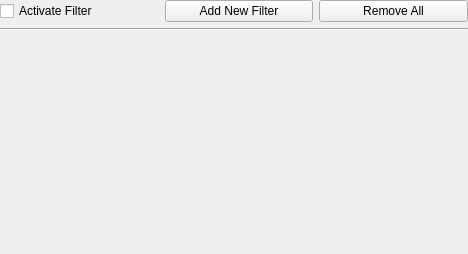
<?xml version="1.0" encoding="UTF-8"?>
<ui version="4.0">
 <class>CBlobFilterParamsGuiComp</class>
 <widget class="QWidget" name="CBlobFilterParamsGuiComp">
  <property name="geometry">
   <rect>
    <x>0</x>
    <y>0</y>
    <width>468</width>
    <height>254</height>
   </rect>
  </property>
  <layout class="QVBoxLayout" name="verticalLayout">
   <property name="leftMargin">
    <number>0</number>
   </property>
   <property name="topMargin">
    <number>0</number>
   </property>
   <property name="rightMargin">
    <number>0</number>
   </property>
   <property name="bottomMargin">
    <number>0</number>
   </property>
   <item>
    <layout class="QHBoxLayout" name="horizontalLayout">
     <item>
      <widget class="QCheckBox" name="ActivateFilterCheckBox">
       <property name="sizePolicy">
        <sizepolicy hsizetype="Preferred" vsizetype="Fixed">
         <horstretch>0</horstretch>
         <verstretch>0</verstretch>
        </sizepolicy>
       </property>
       <property name="text">
        <string>Activate Filter</string>
       </property>
      </widget>
     </item>
     <item>
      <spacer name="horizontalSpacer">
       <property name="orientation">
        <enum>Qt::Horizontal</enum>
       </property>
       <property name="sizeType">
        <enum>QSizePolicy::Preferred</enum>
       </property>
       <property name="sizeHint" stdset="0">
        <size>
         <width>10</width>
         <height>20</height>
        </size>
       </property>
      </spacer>
     </item>
     <item>
      <widget class="QPushButton" name="AddFilterButton">
       <property name="sizePolicy">
        <sizepolicy hsizetype="Preferred" vsizetype="Fixed">
         <horstretch>0</horstretch>
         <verstretch>0</verstretch>
        </sizepolicy>
       </property>
       <property name="text">
        <string>Add New Filter</string>
       </property>
       <property name="icon">
        <iconset resource="../../../Acf/Include/iqtgui/iqtgui.qrc">
         <normaloff>:/Icons/Add</normaloff>:/Icons/Add</iconset>
       </property>
      </widget>
     </item>
     <item>
      <widget class="QPushButton" name="RemoveAllButton">
       <property name="sizePolicy">
        <sizepolicy hsizetype="Preferred" vsizetype="Fixed">
         <horstretch>0</horstretch>
         <verstretch>0</verstretch>
        </sizepolicy>
       </property>
       <property name="text">
        <string>Remove All</string>
       </property>
       <property name="icon">
        <iconset resource="../../../Acf/Include/iqtgui/iqtgui.qrc">
         <normaloff>:/Icons/Delete</normaloff>:/Icons/Delete</iconset>
       </property>
      </widget>
     </item>
    </layout>
   </item>
   <item>
    <widget class="Line" name="line_2">
     <property name="orientation">
      <enum>Qt::Horizontal</enum>
     </property>
    </widget>
   </item>
   <item>
    <widget class="QScrollArea" name="FilterArea">
     <property name="sizePolicy">
      <sizepolicy hsizetype="Expanding" vsizetype="MinimumExpanding">
       <horstretch>0</horstretch>
       <verstretch>0</verstretch>
      </sizepolicy>
     </property>
     <property name="frameShape">
      <enum>QFrame::NoFrame</enum>
     </property>
     <property name="frameShadow">
      <enum>QFrame::Sunken</enum>
     </property>
     <property name="horizontalScrollBarPolicy">
      <enum>Qt::ScrollBarAlwaysOff</enum>
     </property>
     <property name="widgetResizable">
      <bool>true</bool>
     </property>
     <property name="alignment">
      <set>Qt::AlignLeading|Qt::AlignLeft|Qt::AlignTop</set>
     </property>
     <widget class="QWidget" name="FilterHolder">
      <property name="geometry">
       <rect>
        <x>0</x>
        <y>0</y>
        <width>468</width>
        <height>206</height>
       </rect>
      </property>
      <layout class="QVBoxLayout" name="verticalLayout_4">
       <property name="leftMargin">
        <number>2</number>
       </property>
       <property name="topMargin">
        <number>2</number>
       </property>
       <property name="rightMargin">
        <number>2</number>
       </property>
       <property name="bottomMargin">
        <number>2</number>
       </property>
      </layout>
     </widget>
    </widget>
   </item>
  </layout>
 </widget>
 <tabstops>
  <tabstop>ActivateFilterCheckBox</tabstop>
  <tabstop>AddFilterButton</tabstop>
  <tabstop>RemoveAllButton</tabstop>
  <tabstop>FilterArea</tabstop>
 </tabstops>
 <resources>
  <include location="../../../Acf/Include/iqtgui/iqtgui.qrc"/>
 </resources>
 <connections/>
</ui>
